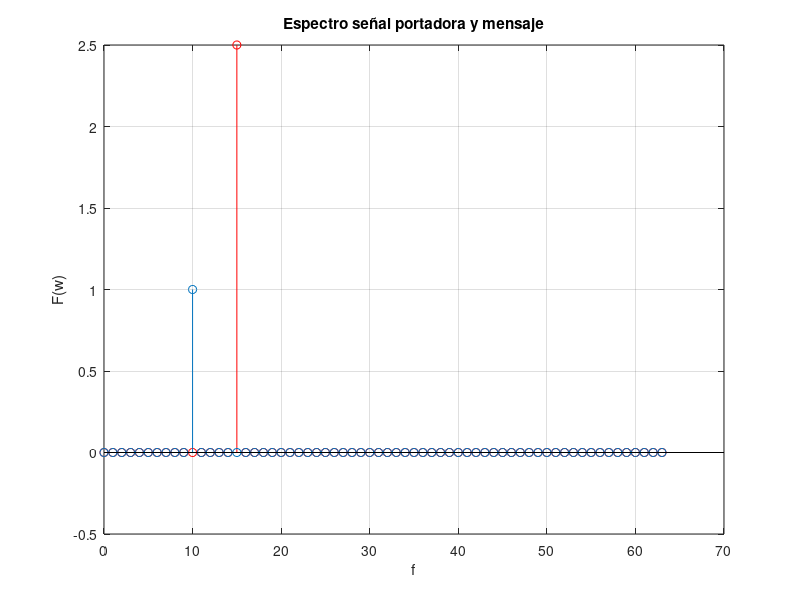

This figure's MATLAB source:
%{
** ######################################################################################################
**      Archivo: 03 - 06 - DBLPSdomF.m
**      SO: Windows 11
**      Herramienta: Visual Studio Code
**                   MATLAB R2023a
**
**      Notas:
**          En esta parte de la practica se visualizara la señal portadora y moduladora en el dominio de
**          la frecuencia.
** ######################################################################################################
%}

clear all
clf                                     % Elimina las figuras
clc

% MAIN PROGRAM
Fs = 128;                               % Declaramos las cntes
T = 1 / Fs;
A = 5;
fport = 15;
Amen = 2;
fmen = 10;

t = 0 : T : 2;                          % Definimos el intervalo

Sport = A * cos(2 * pi* fport * t);     % Declaramos las funciónes
Smen = Amen * cos(2 * pi * fmen * t);
SPORT = (1 / Fs) .* real(fft(Sport, Fs));
SMEN = (1 / Fs) .* real(fft(Smen, Fs));
F = 0 : (Fs / 2) - 1;
stem(F, SPORT(F + 1), 'r')              % Graficamos los datos discretos
hold on
stem(F, SMEN(F + 1))
hold off
title('Espectro señal portadora y mensaje')
xlabel('f')
ylabel('F(w)')
grid on